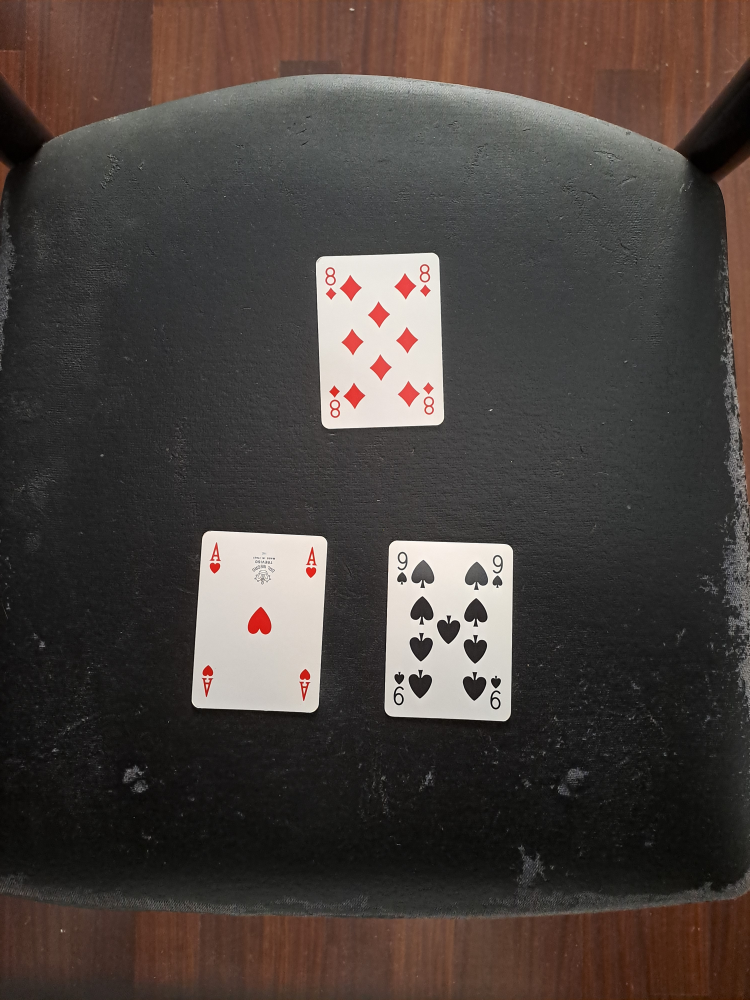
#> input picture computervision/images/Games/test3.jpg, 3000 x 4000 px (shown at 1/4 size)
$ python -i card_detection.py   (imports and definitions only)
#> lines starting #> are read from the running program, lines starting #| are printed output that depends on the picture; after the words box and inside, x2 and y2 are one past the last pixel; in counts of white or black regions, pixels touching at a corner belong together
#> further down, picture is the input picture: shape (4000, 3000, 3); mean B, G, R 61.8, 65.8, 73.9
import cv2

min_a = 70000 # Minimum area for a contour to be considered a card
max_a = 120000

def preprocess(img):
    """Return a thresholded version of the inital image"""
    gray = cv2.cvtColor(img, cv2.COLOR_BGR2GRAY)
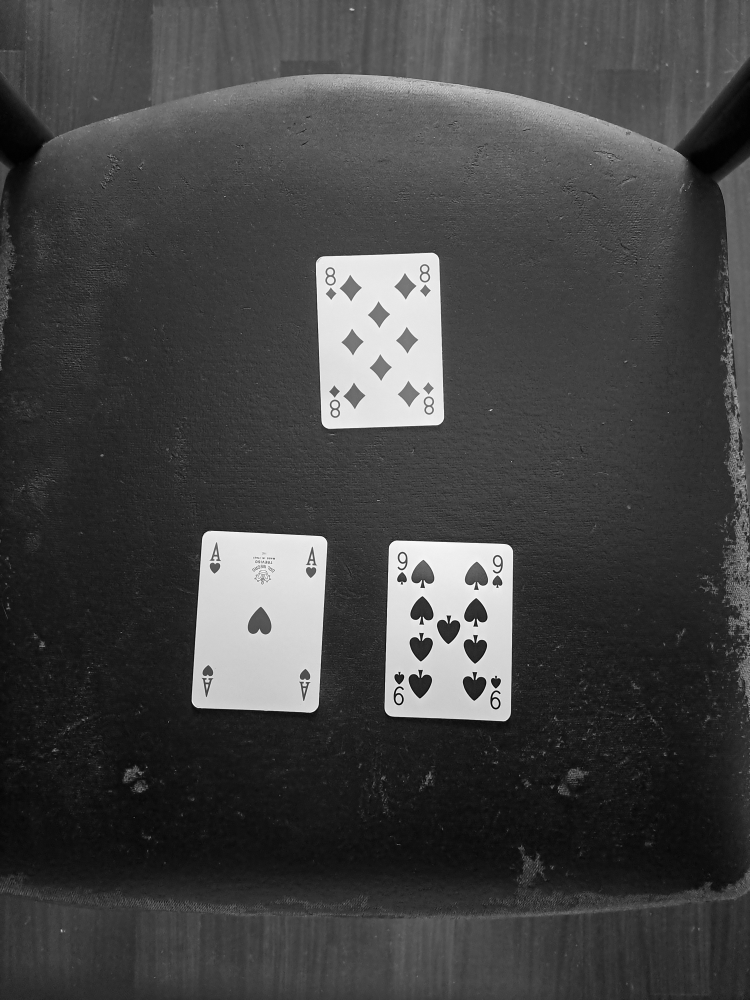
#> gray: shape (4000, 3000) (shown at 1/4 size); min 0, max 255, mean 67.8
    blurred_img = cv2.GaussianBlur(gray,(5,5),0)

    # Thresholding
    _, ths = cv2.threshold(blurred_img, 0, 255, cv2.THRESH_BINARY | cv2.THRESH_OTSU)
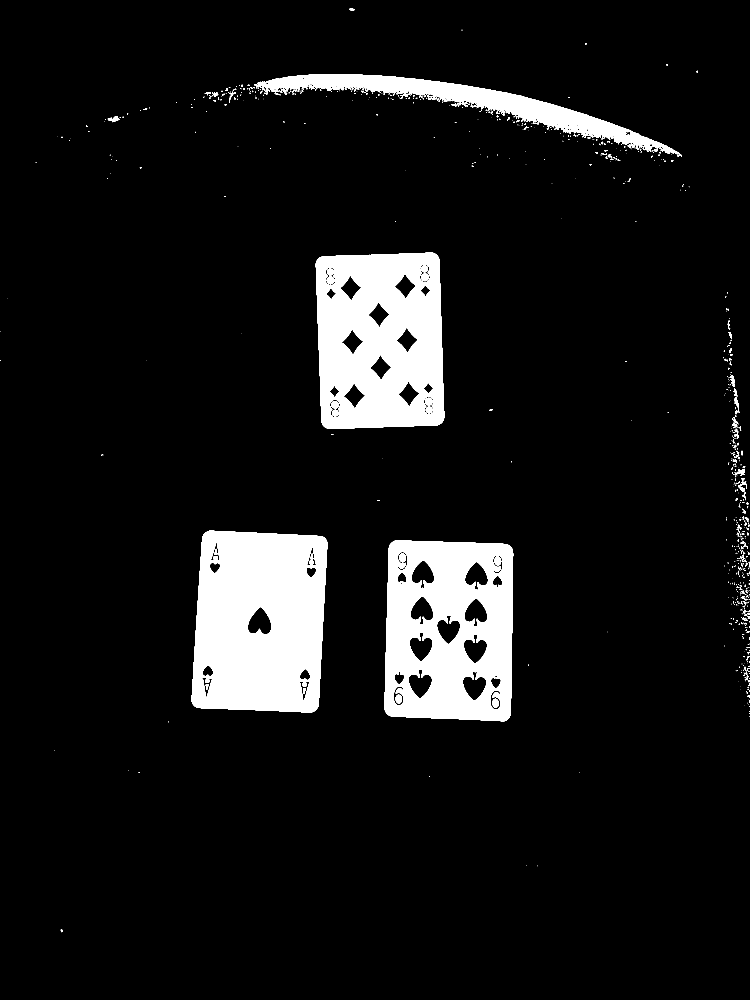
#> ths: shape (4000, 3000) (shown at 1/4 size); 8.7% white; 808 white regions (605 under 20 px), largest, box (x1, y1, x2, y2) and area: (767, 2123, 1310, 2851) 340433, (1263, 1011, 1777, 1716) 296941, (1538, 2162, 2053, 2885) 284032

    # cv2.imshow("Thresholded Image", ths)
    # cv2.waitKey(0)
    return ths

def find_cards(prep_img):
    """Detect all the cards in the image"""
    contours, hierarchy = cv2.findContours(prep_img, cv2.RETR_EXTERNAL, cv2.CHAIN_APPROX_SIMPLE)

    if not contours:
        return [], 0

    contours = sorted(contours, key=cv2.contourArea, reverse=True)

    card_cont = []

    for i, contour in enumerate(contours):
        area = cv2.contourArea(contour)
        if area > min_a:
            perimeter = cv2.arcLength(contour, True)
            approxpoly = cv2.approxPolyDP(contour, 0.02 * perimeter, True)
            if len(approxpoly) == 4:
                card_cont.append(contour)

    # [7 lines of commented-out code are left out]


    return card_cont, len(card_cont)

>>> import cv2
>>> picture = cv2.imread('images/Games/test3.jpg')
>>> result = preprocess(picture)
